Frame 1 (no input): blank canvas, image omitted
Frame 60 (the mouse pressed at the canvas centre just before this capture): blank canvas, image omitted
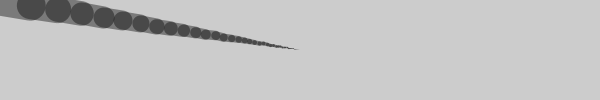
Frame 120 (the mouse held since frame 60 and released just before this capture)

The Processing sketch whose frames 1 and 60 were blank and that drew this single picture after the mouse press (run headless with seeded random() and noise(); from frame 60 on, the mouse is pressed at the canvas centre):

// Processing sketch: Ex_12
// ── Ex_12.pde
float x, y;
float px, py;
float easing = 0.1;

void setup() {
  size(600, 100); 
  stroke(0, 102);
}

void draw() {
  float targetX = mouseX;
  float targetY = mouseY;
  x += (targetX - x) * easing;
  y += (targetY - y) * easing;
  float weight = dist(x, y, px, py);
  strokeWeight(weight);
  if (mousePressed == true) {
    line(x, y, px, py);
  }
  py = y;
  px = x;
}
